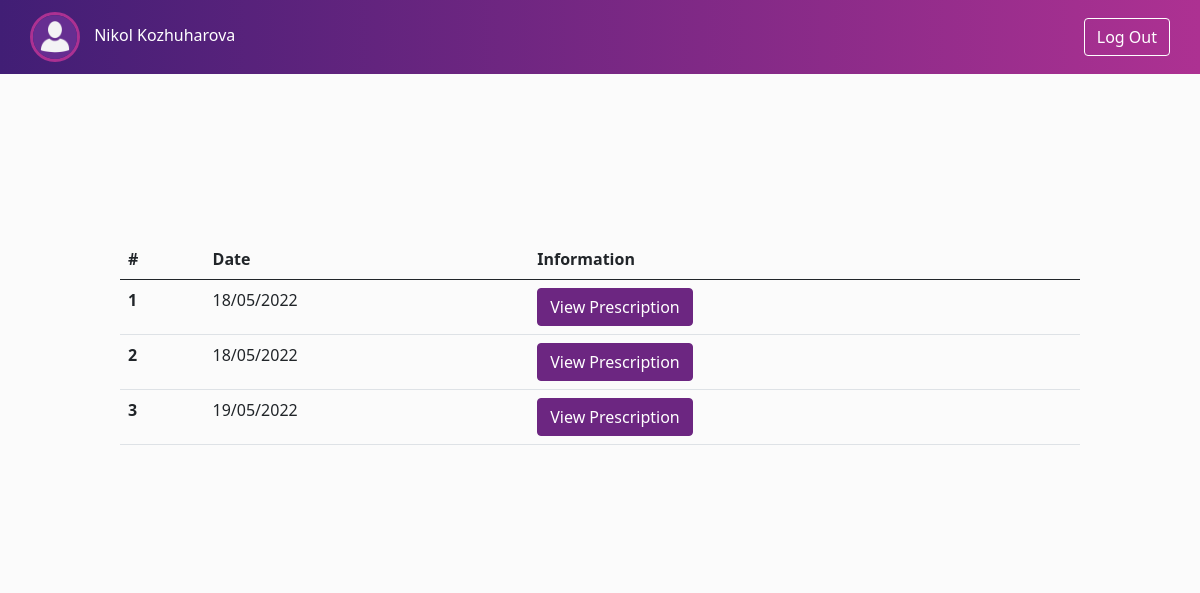
The app's page /patient-prescriptions-list.php (signed in) with its own data.
### tables this page shows
CREATE TABLE `prescription` (
  `prescription_id` int(11) NOT NULL AUTO_INCREMENT,
  `doctor_id` int(11) NOT NULL,
  `patient_id` int(11) NOT NULL,
  `date_prescription` datetime NOT NULL DEFAULT current_timestamp(),
  PRIMARY KEY (`prescription_id`),
  KEY `doctor_id` (`doctor_id`),
  KEY `patient_id` (`patient_id`),
  CONSTRAINT `prescription_ibfk_1` FOREIGN KEY (`doctor_id`) REFERENCES `doctor` (`doctor_id`),
  CONSTRAINT `prescription_ibfk_2` FOREIGN KEY (`patient_id`) REFERENCES `patient` (`patient_id`)
);

### patient-prescriptions-list.php (the view, shortened to what this page needs)
<?php
    include "connect-db.php";
    $u_id = $_SESSION['id'];
    $sql = "SELECT * from medication_in_prescription
    INNER JOIN prescription ON medication_in_prescription.prescription_id  = prescription.prescription_id
    INNER JOIN medication ON medication_in_prescription.medication_id = medication.medication_id
    WHERE prescription.patient_id = '$u_id'
    GROUP BY prescription.prescription_id
    ";
    $res = mysqli_query($connect, $sql);
    if (isset($_SESSION['username']) && isset($_SESSION['id']))
    {
?>
<!DOCTYPE html>
<html>
<head>
	<link href="https://cdn.jsdelivr.net/npm/bootstrap@5.0.0-beta1/dist/css/bootstrap.min.css" rel="stylesheet">
    <link rel="stylesheet" href="styles/appointments.css">
    <link rel="stylesheet" href="styles/patients-list.css">
    <link rel="stylesheet" href="styles/header.css">
</head>
<body>
    <header class="header">
        <nav class="navigation">
            <a href="home.php" class="profile" style="text-decoration: none;">
                <img src="images/PhotoAvatar.jpg" alt="Avatar" class="avatar">
                <span class="names">
                    <?=$_SESSION['name']?>
                    <?=$_SESSION['fname']?>
                </span>
            </a>
            <a href="log-out.php" class="btn btn-primary logout-btn">Log Out</a>
        </nav>
    </header>
    <div class="main-container">
        <div class="main-content">
            <table class="table table-hover">
                <thead>
                    <tr>
                    <th scope="col">#</th>
                    <th scope="col">Date</th>
                    <th scope="col">Information</th>
                    </tr>
                </thead>
                <tbody>
                    <?php
				  	$i =1;
				  	while ($rows = mysqli_fetch_assoc($res)) {?>
				    <tr>
				      <th scope="row"><?=$i?></th>
				      <td><?=date('d/m/Y', strtotime($rows['date_prescription']))?></td>
                      <td>
                        <div class="btn-holder">
                            <a class="btn btn-primary" href="view-prescription.php?id=<?=$rows['prescription_id']?>" role="button">View Prescription</a>
                        </div>
                    </td>
				    </tr>
				    <?php $i++; }?>
                    </tbody>
            </table>
        </div>
    </div>
</body>
</html>
    <?php } ?>

### styles/appointments.css (style rules this page uses)
.main-container { padding: 15vh 0!important; }
.main-container .main-content .table { width: 80%; margin: 0 auto; margin-top: 45px; }
.main-container .main-content .table .btn-holder .btn { color: #fff; background-color: #6C2681; border-color: #6C2681; }

### styles/patients-list.css (style rules this page uses)
.main-container { padding: 15vh 0!important; }
.main-container .main-content .table { width: 80%; margin: 0 auto; margin-top: 45px; }
.main-container .main-content .table .btn-holder .btn { color: #fff; background-color: #6C2681; border-color: #6C2681; }

### styles/header.css (style rules this page uses)
.header { padding: .75rem 0; background: linear-gradient(to right,#411e75 0%,#ad3192 100%); }
.navigation { display: flex; align-items: center; justify-content: space-between; width: 95%; margin: 0 auto; }
.header .navigation .profile .avatar { vertical-align: middle; width: 50px; height: 50px; border-radius: 50%; border: 3.5px solid #ac3192; }
.header .navigation .profile .names { margin-left: 10px; color: #fff; }
.header .navigation .logout-btn { color: #fff; background-color: transparent; border-color: #fff; }
.main-container { padding: 20vh 0; background-color: #FBFBFB; }
body { background-color: #FBFBFB; }

### records on screen
prescription: date_prescription "18/05/2022"
prescription: date_prescription "18/05/2022"
prescription: date_prescription "19/05/2022"

### other values on screen
$_SESSION['name'] "Nikol"
$_SESSION['fname'] "Kozhuharova"
